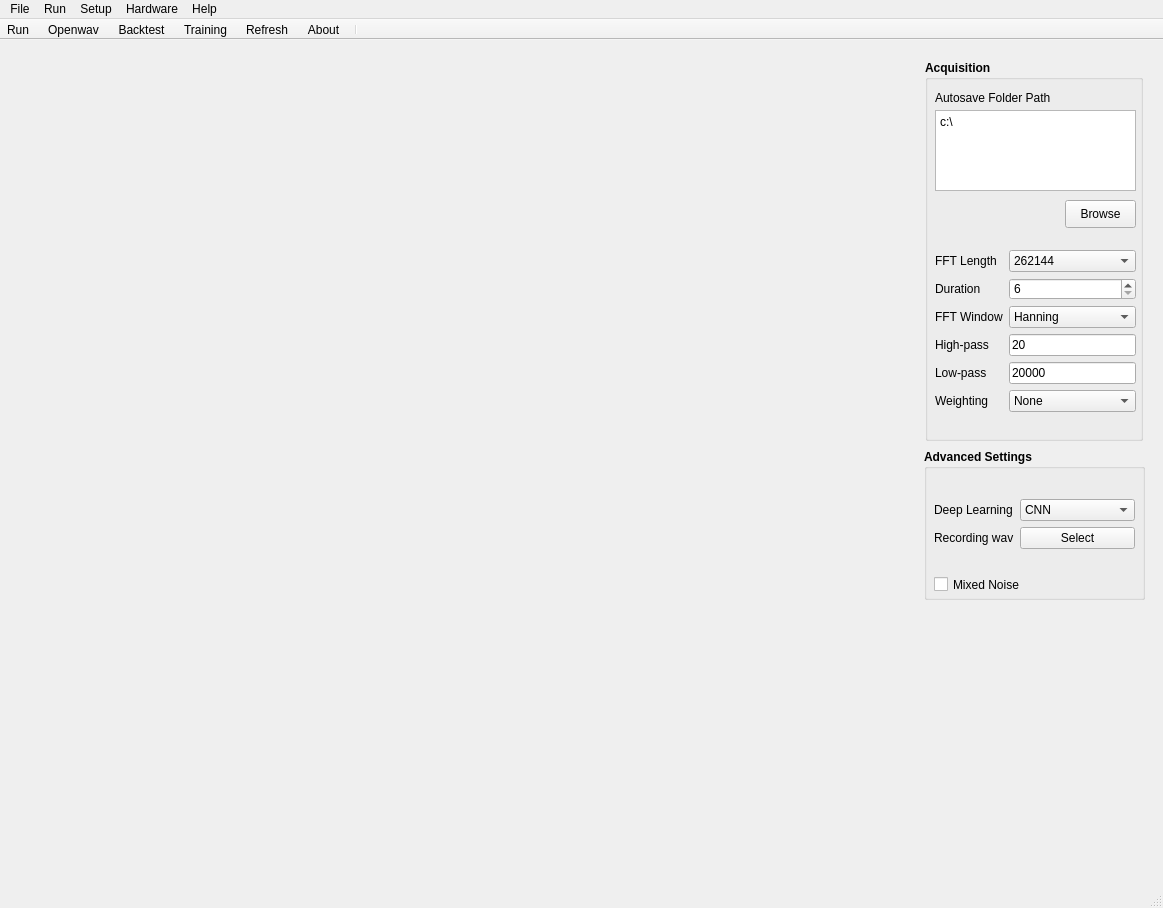
<?xml version="1.0" encoding="UTF-8"?>
<ui version="4.0">
 <class>MainWindow</class>
 <widget class="QMainWindow" name="MainWindow">
  <property name="geometry">
   <rect>
    <x>0</x>
    <y>0</y>
    <width>1163</width>
    <height>908</height>
   </rect>
  </property>
  <property name="windowTitle">
   <string>MainWindow</string>
  </property>
  <property name="styleSheet">
   <string notr="true">QToolBar {
    spacing: 5px; /* spacing between items in the tool bar */
}

QToolButton:hover {
    background: #bcc7d9;
}

QStatusBar {
    border-width: 5px;
    border-color: blue;
}</string>
  </property>
  <property name="animated">
   <bool>true</bool>
  </property>
  <widget class="QWidget" name="centralwidget">
   <property name="styleSheet">
    <string notr="true"/>
   </property>
   <layout class="QVBoxLayout" name="verticalLayout_3">
    <item>
     <widget class="QWidget" name="widget" native="true">
      <layout class="QHBoxLayout" name="horizontalLayout_2">
       <property name="leftMargin">
        <number>0</number>
       </property>
       <property name="topMargin">
        <number>0</number>
       </property>
       <property name="rightMargin">
        <number>0</number>
       </property>
       <property name="bottomMargin">
        <number>0</number>
       </property>
       <item>
        <widget class="QWidget" name="widget_2" native="true">
         <layout class="QVBoxLayout" name="verticalLayout_4">
          <property name="leftMargin">
           <number>0</number>
          </property>
          <property name="topMargin">
           <number>0</number>
          </property>
          <property name="rightMargin">
           <number>0</number>
          </property>
          <property name="bottomMargin">
           <number>0</number>
          </property>
          <item>
           <layout class="QVBoxLayout" name="verticalLayout_2"/>
          </item>
          <item>
           <layout class="QVBoxLayout" name="verticalLayout"/>
          </item>
         </layout>
        </widget>
       </item>
       <item>
        <widget class="QWidget" name="widget_3" native="true">
         <property name="minimumSize">
          <size>
           <width>240</width>
           <height>0</height>
          </size>
         </property>
         <property name="maximumSize">
          <size>
           <width>240</width>
           <height>16777215</height>
          </size>
         </property>
         <widget class="QGroupBox" name="groupBox">
          <property name="geometry">
           <rect>
            <x>11</x>
            <y>11</y>
            <width>218</width>
            <height>381</height>
           </rect>
          </property>
          <property name="font">
           <font>
            <pointsize>9</pointsize>
            <weight>75</weight>
            <bold>true</bold>
           </font>
          </property>
          <property name="title">
           <string>Acquisition</string>
          </property>
          <widget class="QLabel" name="label">
           <property name="geometry">
            <rect>
             <x>10</x>
             <y>30</y>
             <width>121</width>
             <height>16</height>
            </rect>
           </property>
           <property name="text">
            <string>Autosave Folder Path</string>
           </property>
          </widget>
          <widget class="QPushButton" name="pushButton">
           <property name="geometry">
            <rect>
             <x>140</x>
             <y>140</y>
             <width>71</width>
             <height>28</height>
            </rect>
           </property>
           <property name="text">
            <string>Browse</string>
           </property>
          </widget>
          <widget class="QWidget" name="layoutWidget">
           <property name="geometry">
            <rect>
             <x>10</x>
             <y>190</y>
             <width>201</width>
             <height>166</height>
            </rect>
           </property>
           <layout class="QFormLayout" name="formLayout">
            <item row="0" column="0">
             <widget class="QLabel" name="label_2">
              <property name="text">
               <string>FFT Length</string>
              </property>
             </widget>
            </item>
            <item row="0" column="1">
             <widget class="QComboBox" name="comboBox">
              <item>
               <property name="text">
                <string>262144</string>
               </property>
              </item>
             </widget>
            </item>
            <item row="1" column="0">
             <widget class="QLabel" name="label_3">
              <property name="text">
               <string>Duration</string>
              </property>
             </widget>
            </item>
            <item row="2" column="0">
             <widget class="QLabel" name="label_4">
              <property name="text">
               <string>FFT Window</string>
              </property>
             </widget>
            </item>
            <item row="2" column="1">
             <widget class="QComboBox" name="comboBox_2">
              <item>
               <property name="text">
                <string>Hanning</string>
               </property>
              </item>
              <item>
               <property name="text">
                <string>Flat Top</string>
               </property>
              </item>
              <item>
               <property name="text">
                <string>None</string>
               </property>
              </item>
             </widget>
            </item>
            <item row="3" column="0">
             <widget class="QLabel" name="label_5">
              <property name="text">
               <string>High-pass</string>
              </property>
             </widget>
            </item>
            <item row="3" column="1">
             <widget class="QLineEdit" name="lineEdit_3">
              <property name="text">
               <string>20</string>
              </property>
             </widget>
            </item>
            <item row="4" column="0">
             <widget class="QLabel" name="label_6">
              <property name="text">
               <string>Low-pass</string>
              </property>
             </widget>
            </item>
            <item row="4" column="1">
             <widget class="QLineEdit" name="lineEdit_4">
              <property name="text">
               <string>20000</string>
              </property>
             </widget>
            </item>
            <item row="5" column="0">
             <widget class="QLabel" name="label_7">
              <property name="text">
               <string>Weighting</string>
              </property>
             </widget>
            </item>
            <item row="5" column="1">
             <widget class="QComboBox" name="comboBox_3">
              <item>
               <property name="text">
                <string>None</string>
               </property>
              </item>
              <item>
               <property name="text">
                <string>A-wt</string>
               </property>
              </item>
             </widget>
            </item>
            <item row="1" column="1">
             <widget class="QSpinBox" name="spinBox">
              <property name="minimum">
               <number>6</number>
              </property>
              <property name="maximum">
               <number>20</number>
              </property>
             </widget>
            </item>
           </layout>
          </widget>
          <widget class="QTextEdit" name="textEdit">
           <property name="geometry">
            <rect>
             <x>10</x>
             <y>50</y>
             <width>201</width>
             <height>81</height>
            </rect>
           </property>
           <property name="html">
            <string>&lt;!DOCTYPE HTML PUBLIC &quot;-//W3C//DTD HTML 4.0//EN&quot; &quot;http://www.w3.org/TR/REC-html40/strict.dtd&quot;&gt;
&lt;html&gt;&lt;head&gt;&lt;meta name=&quot;qrichtext&quot; content=&quot;1&quot; /&gt;&lt;style type=&quot;text/css&quot;&gt;
p, li { white-space: pre-wrap; }
&lt;/style&gt;&lt;/head&gt;&lt;body style=&quot; font-family:'PMingLiU'; font-size:9pt; font-weight:400; font-style:normal;&quot;&gt;
&lt;p style=&quot; margin-top:0px; margin-bottom:0px; margin-left:0px; margin-right:0px; -qt-block-indent:0; text-indent:0px;&quot;&gt;c:\&lt;/p&gt;&lt;/body&gt;&lt;/html&gt;</string>
           </property>
          </widget>
         </widget>
         <widget class="QGroupBox" name="groupBox_2">
          <property name="geometry">
           <rect>
            <x>10</x>
            <y>400</y>
            <width>221</width>
            <height>151</height>
           </rect>
          </property>
          <property name="font">
           <font>
            <weight>75</weight>
            <bold>true</bold>
           </font>
          </property>
          <property name="title">
           <string>Advanced Settings</string>
          </property>
          <widget class="QCheckBox" name="checkBox">
           <property name="geometry">
            <rect>
             <x>10</x>
             <y>120</y>
             <width>101</width>
             <height>31</height>
            </rect>
           </property>
           <property name="text">
            <string>Mixed Noise</string>
           </property>
          </widget>
          <widget class="QWidget" name="">
           <property name="geometry">
            <rect>
             <x>10</x>
             <y>50</y>
             <width>201</width>
             <height>58</height>
            </rect>
           </property>
           <layout class="QFormLayout" name="formLayout_2">
            <item row="0" column="0">
             <widget class="QLabel" name="label_8">
              <property name="text">
               <string>Deep Learning</string>
              </property>
             </widget>
            </item>
            <item row="0" column="1">
             <widget class="QComboBox" name="comboBox_4">
              <item>
               <property name="text">
                <string>CNN</string>
               </property>
              </item>
              <item>
               <property name="text">
                <string>DNN</string>
               </property>
              </item>
              <item>
               <property name="text">
                <string>2D_CNN</string>
               </property>
              </item>
             </widget>
            </item>
            <item row="1" column="0">
             <widget class="QLabel" name="label_9">
              <property name="text">
               <string>Recording wav</string>
              </property>
             </widget>
            </item>
            <item row="1" column="1">
             <widget class="QPushButton" name="pushButton_2">
              <property name="text">
               <string>Select</string>
              </property>
             </widget>
            </item>
           </layout>
          </widget>
         </widget>
         <widget class="QLabel" name="label_11">
          <property name="geometry">
           <rect>
            <x>10</x>
            <y>580</y>
            <width>221</width>
            <height>161</height>
           </rect>
          </property>
          <property name="text">
           <string/>
          </property>
         </widget>
        </widget>
       </item>
      </layout>
     </widget>
    </item>
   </layout>
  </widget>
  <widget class="QMenuBar" name="menuBar">
   <property name="geometry">
    <rect>
     <x>0</x>
     <y>0</y>
     <width>1163</width>
     <height>25</height>
    </rect>
   </property>
   <widget class="QMenu" name="menuFile">
    <property name="title">
     <string>File</string>
    </property>
    <addaction name="actionOpenwav"/>
   </widget>
   <widget class="QMenu" name="menuMode">
    <property name="title">
     <string>Run</string>
    </property>
    <addaction name="separator"/>
    <addaction name="actionRun"/>
    <addaction name="actionBacktest"/>
   </widget>
   <widget class="QMenu" name="menuSetup">
    <property name="title">
     <string>Setup</string>
    </property>
    <addaction name="actionTraining"/>
    <addaction name="actionpromptsn"/>
    <addaction name="actiontest"/>
   </widget>
   <widget class="QMenu" name="menuAbout">
    <property name="title">
     <string>Help</string>
    </property>
    <addaction name="actionAbout"/>
   </widget>
   <widget class="QMenu" name="menuHardware">
    <property name="title">
     <string>Hardware</string>
    </property>
    <addaction name="actionRefresh"/>
   </widget>
   <addaction name="menuFile"/>
   <addaction name="menuMode"/>
   <addaction name="menuSetup"/>
   <addaction name="menuHardware"/>
   <addaction name="menuAbout"/>
  </widget>
  <widget class="QToolBar" name="toolBar">
   <property name="minimumSize">
    <size>
     <width>0</width>
     <height>0</height>
    </size>
   </property>
   <property name="maximumSize">
    <size>
     <width>16777215</width>
     <height>55</height>
    </size>
   </property>
   <property name="windowTitle">
    <string>toolBar</string>
   </property>
   <property name="movable">
    <bool>false</bool>
   </property>
   <property name="allowedAreas">
    <set>Qt::TopToolBarArea</set>
   </property>
   <property name="iconSize">
    <size>
     <width>40</width>
     <height>40</height>
    </size>
   </property>
   <property name="floatable">
    <bool>false</bool>
   </property>
   <attribute name="toolBarArea">
    <enum>TopToolBarArea</enum>
   </attribute>
   <attribute name="toolBarBreak">
    <bool>false</bool>
   </attribute>
   <addaction name="actionRun"/>
   <addaction name="actionOpenwav"/>
   <addaction name="actionBacktest"/>
   <addaction name="actionTraining"/>
   <addaction name="actionRefresh"/>
   <addaction name="actionAbout"/>
   <addaction name="separator"/>
  </widget>
  <widget class="QStatusBar" name="statusBar"/>
  <action name="actionRun">
   <property name="icon">
    <iconset resource="resource.qrc">
     <normaloff>:/icons/images/play.svg</normaloff>:/icons/images/play.svg</iconset>
   </property>
   <property name="text">
    <string>Run</string>
   </property>
  </action>
  <action name="actionAbout">
   <property name="icon">
    <iconset resource="resource.qrc">
     <normaloff>:/icons/images/info.svg</normaloff>:/icons/images/info.svg</iconset>
   </property>
   <property name="text">
    <string>About</string>
   </property>
  </action>
  <action name="actionRefresh">
   <property name="icon">
    <iconset resource="resource.qrc">
     <normaloff>:/icons/images/hard-drive.svg</normaloff>:/icons/images/hard-drive.svg</iconset>
   </property>
   <property name="text">
    <string>Refresh</string>
   </property>
  </action>
  <action name="actionBacktest">
   <property name="icon">
    <iconset resource="resource.qrc">
     <normaloff>:/icons/images/refresh-cw.svg</normaloff>:/icons/images/refresh-cw.svg</iconset>
   </property>
   <property name="text">
    <string>Backtest</string>
   </property>
  </action>
  <action name="actionOpenwav">
   <property name="icon">
    <iconset resource="resource.qrc">
     <normaloff>:/icons/images/file-plus.svg</normaloff>:/icons/images/file-plus.svg</iconset>
   </property>
   <property name="text">
    <string>Openwav</string>
   </property>
  </action>
  <action name="actionTraining">
   <property name="icon">
    <iconset resource="resource.qrc">
     <normaloff>:/icons/images/cpu.svg</normaloff>:/icons/images/cpu.svg</iconset>
   </property>
   <property name="text">
    <string>Training</string>
   </property>
  </action>
  <action name="actionpromptsn">
   <property name="text">
    <string>promptsn</string>
   </property>
  </action>
  <action name="actiontest">
   <property name="text">
    <string>test</string>
   </property>
  </action>
 </widget>
 <resources>
  <include location="resource.qrc"/>
 </resources>
 <connections/>
</ui>
